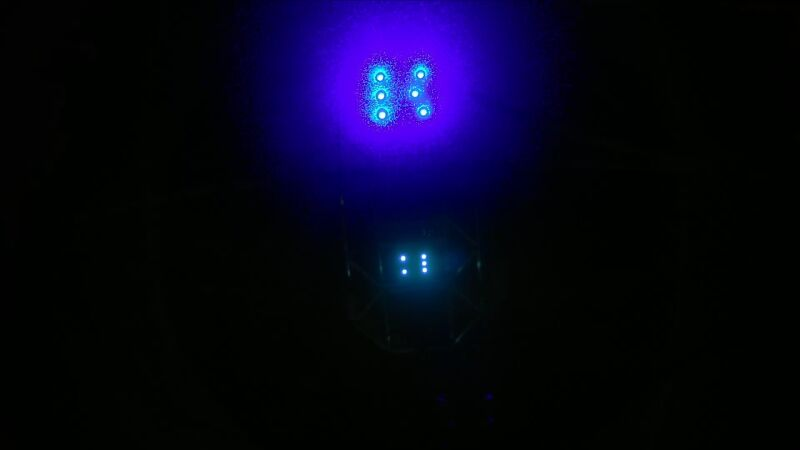
#> input picture pic/2.jpg, 800 x 450 px, found by its file name
$ python histogram_analyze.py
#> lines starting #> are read from the running program, lines starting #| are printed output that depends on the picture; after the words box and inside, x2 and y2 are one past the last pixel; in counts of white or black regions, pixels touching at a corner belong together
##histogram to analyze the status of the gray picture

import cv2 as cv
import numpy as np
import matplotlib.pyplot as plt


test = cv.imread('pic/2.jpg')
#> test is the input picture: shape (450, 800, 3); mean B, G, R 26.6, 4.5, 5.8

h,w,c = test.shape
#> h = 450; w = 800; c = 3

#waring in cv bgr = rgb in matplotlib
print("------------basic-----------info--------------")
print("figsize: {}x{} ,channels: {}".format(w,h,c))
#| figsize: 800x450 ,channels: 3

test_plt = test[:,:,::-1]

plt.figure('test')
plt.imshow(test_plt)

roi = test[80:92,385:398,:]
roi_plt = roi[:,:,::-1]
plt.figure('roi_plt')
plt.imshow(roi_plt)

histroi = cv.calcHist([roi],[0,1],None,[180,256],[0,180,0,256])
#> histroi: shape (180, 256) float32; every value is 0
plt.figure('histroi')
plt.imshow(histroi,interpolation='nearest')
plt.colorbar()

gray = cv.cvtColor(test,cv.COLOR_BGR2GRAY)
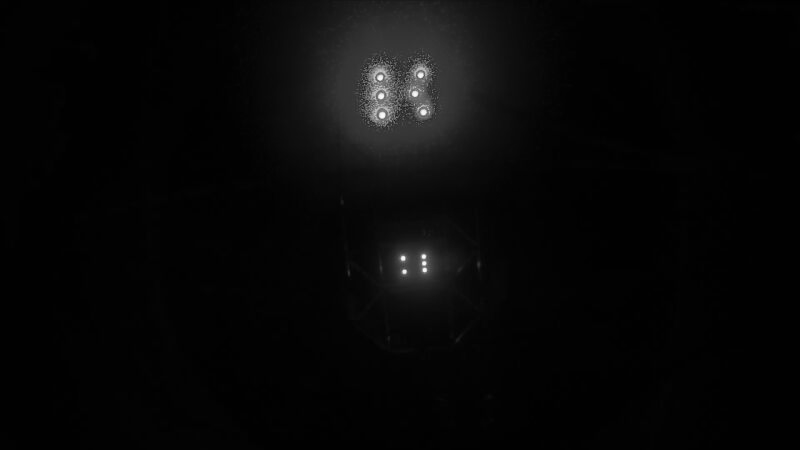
#> gray: shape (450, 800); min 0, max 249, mean 7.3


print("shape :",gray.shape)
#| shape : (450, 800)

plt.figure('gray')
plt.imshow(gray,cmap=plt.cm.gray)

test_hsv = cv.cvtColor(test,cv.COLOR_BGR2HSV)
#> test_hsv: shape (450, 800, 3); mean H, S, V 72.5, 226.3, 28.2
plt.figure('test_hsv')
test_hsv_plt = test_hsv[:,:,::-1]
#> test_hsv_plt: shape (450, 800, 3); mean H, S, V 28.2, 226.3, 72.5

plt.imshow(test_hsv)

hist2d = cv.calcHist([test_hsv],[0,1],None,[180,256],[0,180,0,256])

# [7 lines of commented-out code are left out]


plt.imshow(hist2d,interpolation='nearest')

###threshold the graph

ret,hist2d_threshold = cv.threshold(hist2d,500,500,cv.THRESH_BINARY_INV)
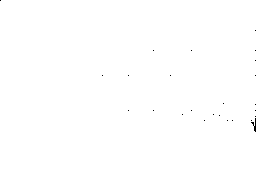
#> hist2d_threshold: shape (180, 256) float32; values 0 (black) and 500 (white), 99.9% white; black in thin lines or dots, all inside (x1, y1, x2, y2) = (0, 0, 256, 132)

hist2d_new = cv.bitwise_and(hist2d,hist2d_threshold)

# [7 lines of commented-out code are left out]

plt.figure('hist2d_new')

plt.imshow(hist2d_new,cmap=plt.cm.gray)

print("hsv-hist-shape: ",hist2d.shape)
#| hsv-hist-shape:  (180, 256)


plt.colorbar()

#normalize

cv.normalize(hist2d,hist2d,0,255,cv.NORM_MINMAX)
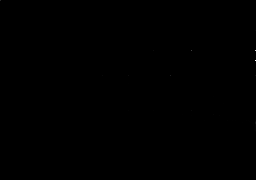
#> hist2d: shape (180, 256) float32; min 0, max 255, mean 0; drawn with min black and max white


plt.figure('hist1D')


# cv.calcBackProject(test_hsv,,hist2d,[180,256],1)

plt.hist(gray.ravel(),256,[0,256])

plt.show()
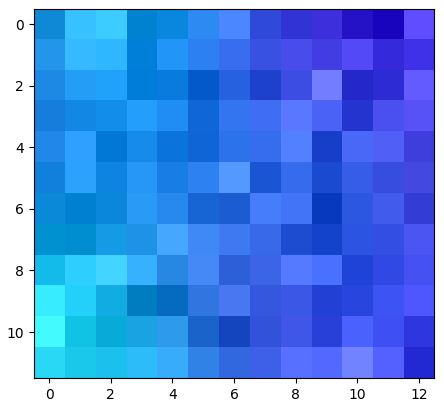
#> figure drawn by matplotlib, 1 panel
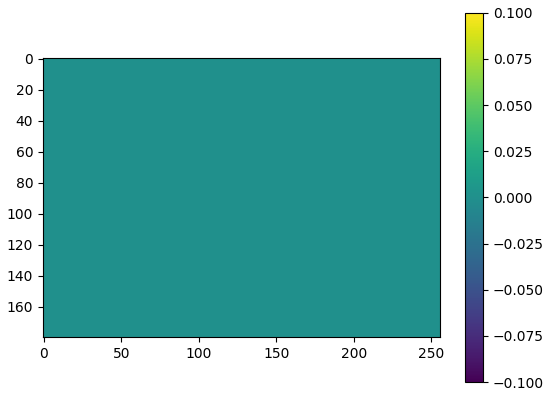
#> figure drawn by matplotlib, 2 panels
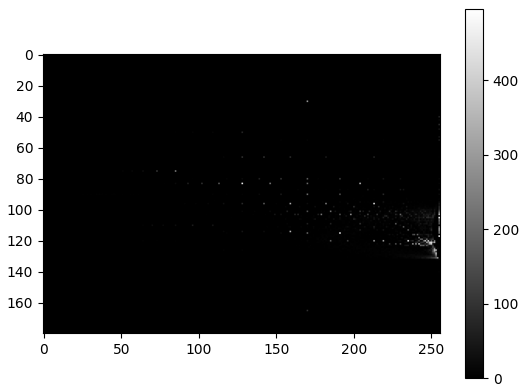
#> figure drawn by matplotlib, 2 panels
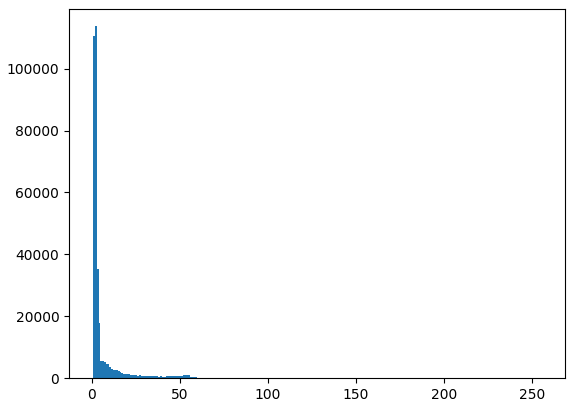
#> figure drawn by matplotlib, 1 panel; tallest bar 113702 high, from x = 2 to 3

$ run again, with pic/1.jpg copied over pic/2.jpg
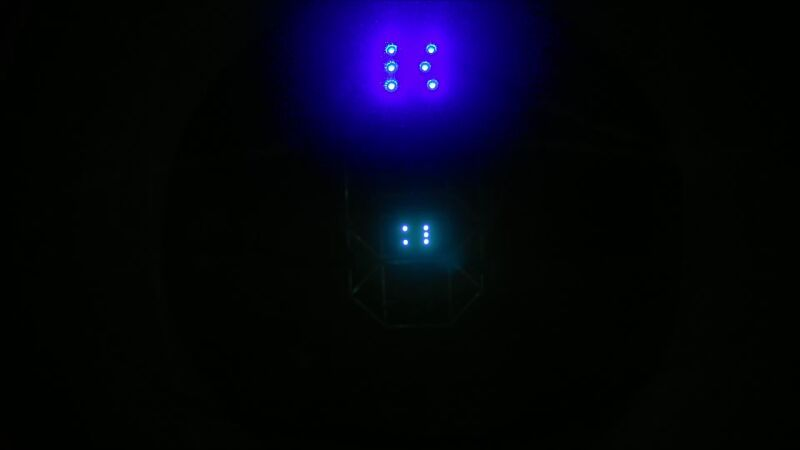
#> input picture pic/1.jpg, 800 x 450 px, found by its file name
#> test is the input picture: shape (450, 800, 3); mean B, G, R 17.1, 4.4, 3.8
#| figsize: 800x450 ,channels: 3
#> histroi: shape (180, 256) float32; values 0 (black) and 1 (white), 0.01% white in thin lines or dots, all inside (x1, y1, x2, y2) = (96, 169, 118, 180)
#| shape : (450, 800)
#> test_hsv: shape (450, 800, 3); mean H, S, V 65.5, 222.8, 19.3
#> test_hsv_plt: shape (450, 800, 3); mean H, S, V 19.3, 222.8, 65.5
#> hist2d_threshold: shape (180, 256) float32; values 0 (black) and 500 (white), 99.9% white; black in thin lines or dots, all inside (x1, y1, x2, y2) = (0, 0, 256, 131)
#| hsv-hist-shape:  (180, 256)
#> `plt.show()`:
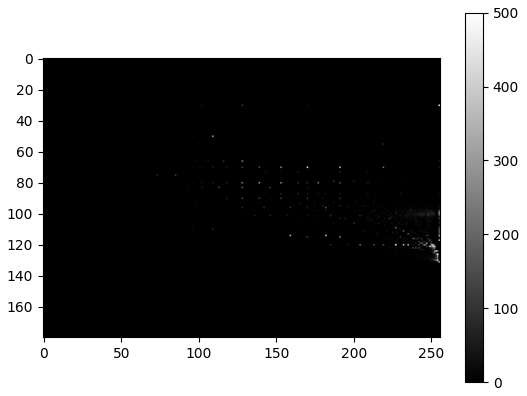
#> figure drawn by matplotlib, 2 panels
#> `plt.show()`:
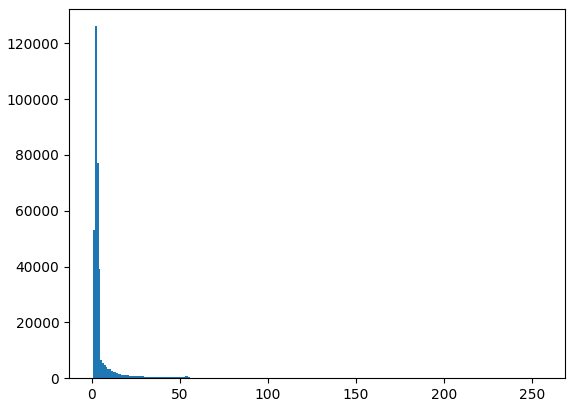
#> figure drawn by matplotlib, 1 panel; tallest bar 126090 high, from x = 2 to 3

$ run again, with pic/3.jpg copied over pic/2.jpg
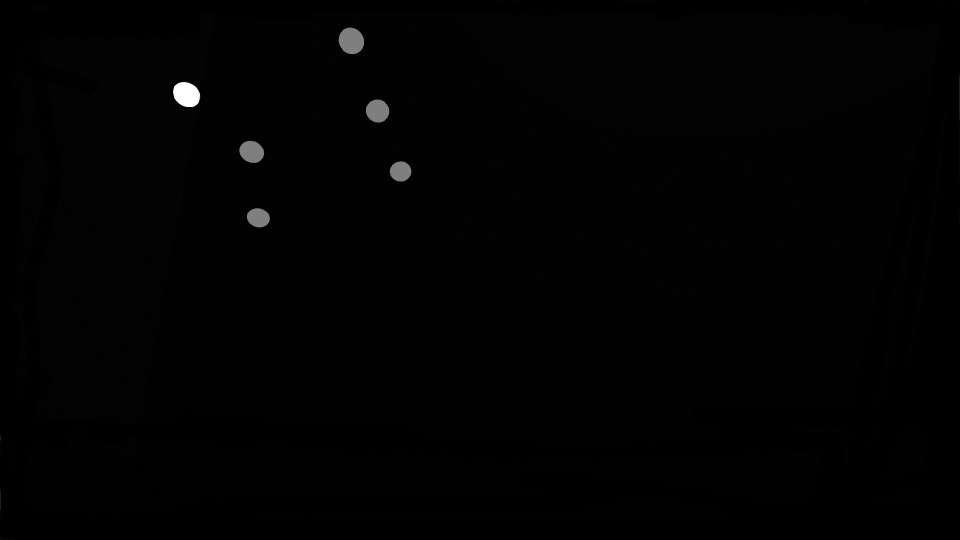
#> input picture pic/3.jpg, 1920 x 1080 px, found by its file name (shown at 1/2 size)
#> test is the input picture: shape (1080, 1920, 3); mean B, G, R 2, 2, 2
#| figsize: 1920x1080 ,channels: 3
#| shape : (1080, 1920)
#> test_hsv: shape (1080, 1920, 3); mean H, S, V 0, 0, 2
#> test_hsv_plt: shape (1080, 1920, 3); mean H, S, V 2, 0, 0
#> hist2d_threshold: shape (180, 256) float32; values 0 (black) and 500 (white), 100% white; black in thin lines or dots, all inside (x1, y1, x2, y2) = (0, 0, 1, 1)
#| hsv-hist-shape:  (180, 256)
#> `plt.show()`:
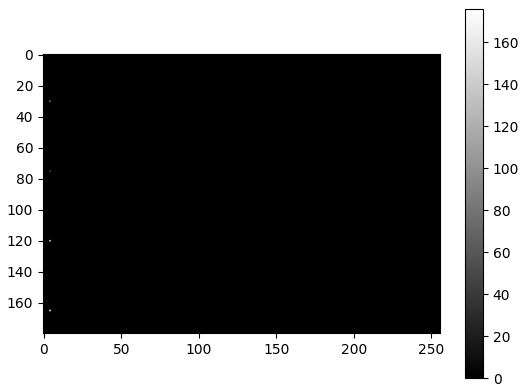
#> figure drawn by matplotlib, 2 panels
#> `plt.show()`:
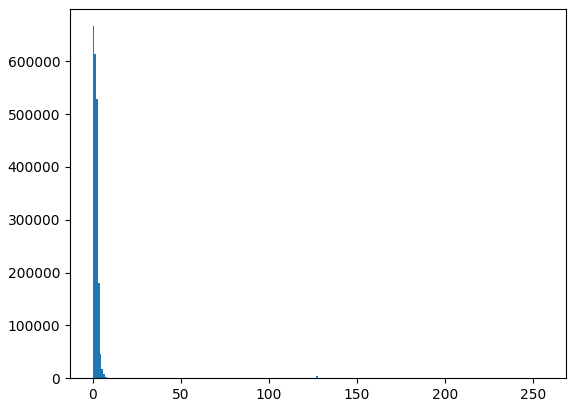
#> figure drawn by matplotlib, 1 panel; tallest bar 666163 high, from x = 0 to 1
